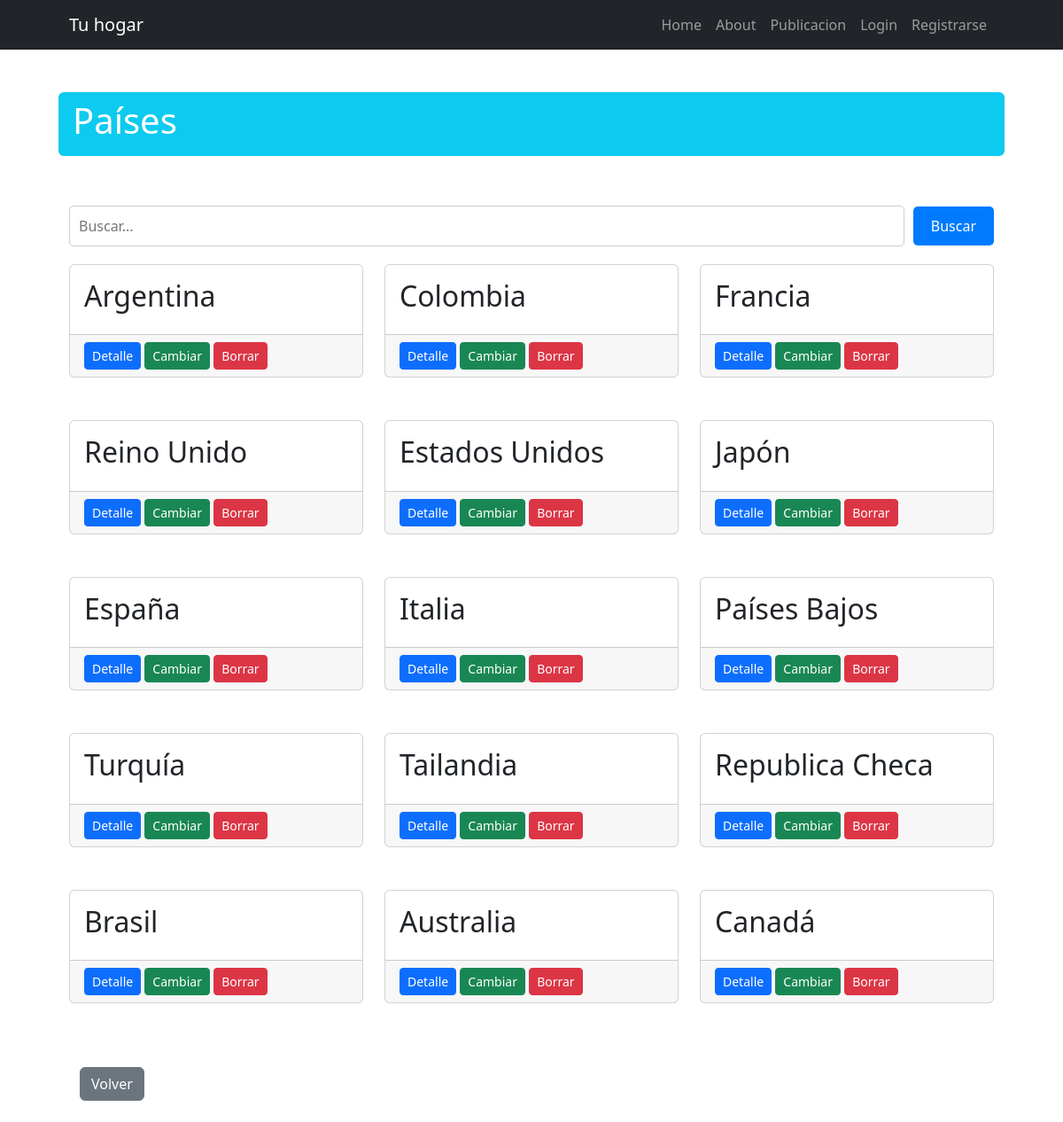
The page /publicacion/pais/list/ on the database as committed earlier.
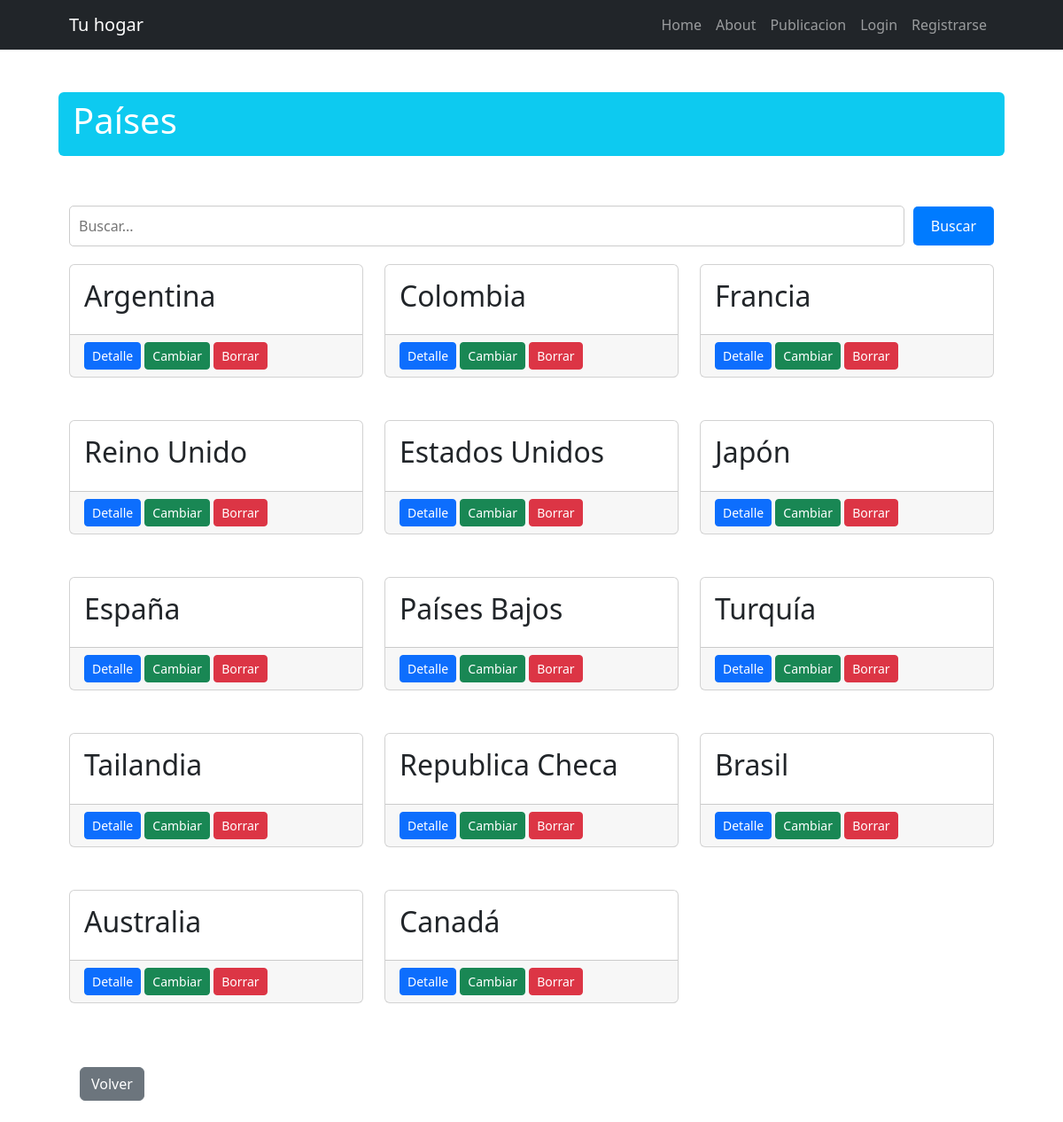
The same page on the database as committed later.
### publicacion/models.py (models this page shows, shortened)
class Pais(models.Model):
    pais = models.CharField(max_length=200)
    class Meta:
        verbose_name = "País"
        verbose_name_plural = "Países"

### publicacion/views.py (the view)
# urls.py: path("pais/list/", views.PaisList.as_view(), name="pais_list"),
class PaisList(ListView):
    model = models.Pais
    def get_queryset(self) -> QuerySet:
        if self.request.GET.get("consulta"):
            consulta = self.request.GET.get("consulta")
            object_list = models.Pais.objects.filter(pais__icontains=consulta)
        else:
            object_list = models.Pais.objects.all()
        return object_list

### publicacion/templates/publicacion/pais_list.html (shortened to what this page needs)
{% extends 'core/base.html' %}
{% block titulo %}
    Países
{% endblock titulo %}
{% block contenido %}
    <div  >
        <form action="{% url 'publicacion:pais_list' %}" method="get" class="form-busqueda">
            <input type="text" name="consulta" placeholder="Buscar..." class="input-busqueda">
            <button type="submit" class="btn-filtrar">Buscar</button>
        </form>
    </div>
    <div class="row row-cols-1 row-cols-md-2">
        {% for pais in object_list %}
            <div class="col-md-4 mb-5">
                <div class="card h-100">
                    <div class="card-body">
                        <h2 class="card-title">{{ pais.pais }}</h2>
                    </div>
                    <div class="card-footer">
                        <a class="btn btn-primary btn-sm" href="{% url 'publicacion:pais_detail' pais.id %}">Detalle</a>
                        <a class="btn btn-success btn-sm" href="{% url 'publicacion:pais_update' pais.id %}">Cambiar</a>
                        <a class="btn btn-danger  btn-sm" href="{% url 'publicacion:pais_delete' pais.id %}">Borrar</a>
                    </div>
                </div>
            </div>
        {% endfor %}
    </div>
    <div class="container py-lg-4">
        <a class="btn btn-secondary" href="{% url 'publicacion:home' %}">Volver</a>
    </div>
{% endblock contenido %}

Rows that differ between the two databases and show on the page:
removed Pais: pais "Italia"
